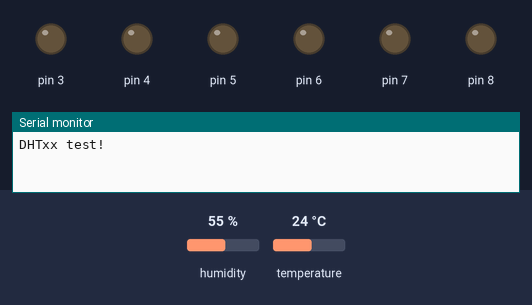
A sketch run on a simulated Arduino Uno, built with avr-gcc and run on an emulated ATmega328P. Shown: output pins drawn as LEDs (lit = HIGH), the last lines printed to the serial monitor. The test bench sets the inputs (shaded band); at power-on: temperature 24 °C, humidity 55 %.

Above: at 10.2 s.
10.3 s: temperature set to 38 °C
14.5 s: temperature set to 41 °C
At 18.1 s:
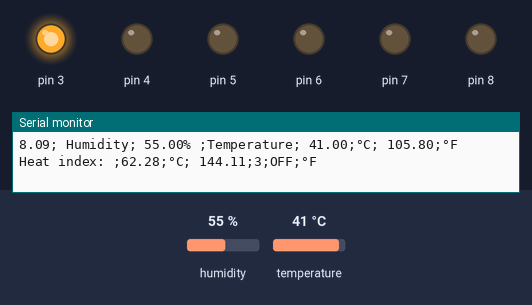
26.9 s: temperature set to 12 °C
At 30.2 s:
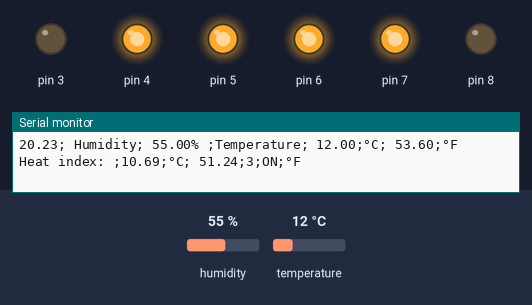
33.1 s: temperature set to 35 °C
37.2 s: temperature set to 38 °C
At 37.9 s:
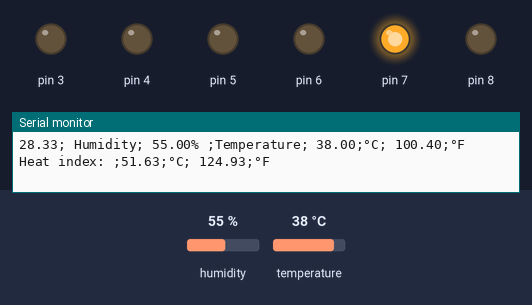
40.2 s: temperature set to 19 °C
At 42.9 s:
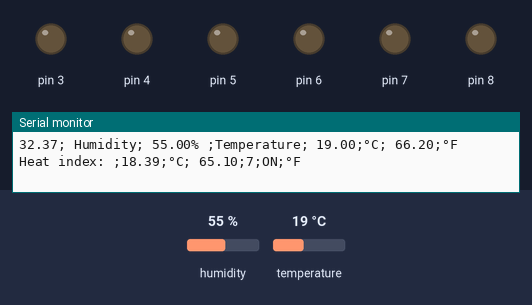
Timing chart, 0 to 44.4 s (numbered marks = the images above; inputs shaded):
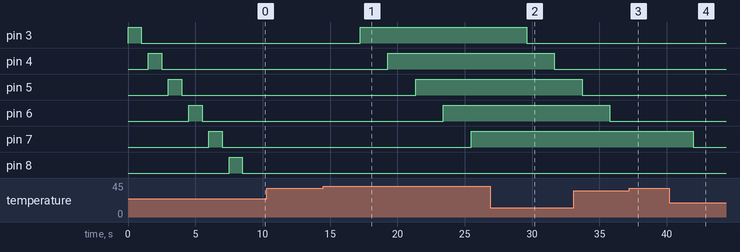

The sketch:

pengukuransuhu.ino
```cpp
#include "DHT.h"
#define DHTPIN 2
#define DHTTYPE DHT11

DHT dht(DHTPIN, DHTTYPE);
int k = 3;
double x = 0;
void setup() {
   Serial.begin(9600);
  // put your setup code here, to run once:
  for (k = 3; k<9;k++){
    pinMode(k,OUTPUT);
  }
  for (k = 3; k<9;k++){
    digitalWrite(k,1);
    delay(1000);
    digitalWrite(k,0);
    delay(500);
  }
  Serial.println(F("DHTxx test!"));
  dht.begin();


}

void loop() {
   double t0 = millis();
   delay(2000);
   float h = dht.readHumidity();
   float t = dht.readTemperature();
   float f = dht.readTemperature(true);
   if (isnan(h) || isnan(t) || isnan(f)) {
    Serial.println(F("Failed to read from DHT sensor!"));
    return;
  }
   double t1 = millis();
   x = x+(t1-t0)/1000;

  float hif = dht.computeHeatIndex(f, h);
  float hic = dht.computeHeatIndex(t, h, false);
  Serial.print(x);
  Serial.print(F("; Humidity; "));
  Serial.print(h);
  Serial.print(F("% ;Temperature; "));
  Serial.print(t);
  Serial.print(F(";°C; "));
  Serial.print(f);
  Serial.print(F(";°F  Heat index: ;"));
  Serial.print(hic);
  Serial.print(F(";°C; "));
  Serial.print(hif);

  if(t>39){
    digitalWrite(k,1);
    Serial.print(";" +String(k)+ ";OFF");
    k++;
    if (k>8) k = 3;
  }
  if (t<36.5){
    digitalWrite(k,0);
    Serial.print(";"+String(k)+ ";ON");
    k++;
    if (k>8) k = 3;
  }
   Serial.println(F(";°F"));
}
```

Measured:
- the behaviour switches between 39 and 40 °C on temperature (found by bisection; images 0 and 1)
- the behaviour switches between 36 and 37 °C on temperature (found by bisection; images 2 and 3)
- after the input at 14.5 s, pin 3: LOW → HIGH after 2.7 s; pin 4: LOW → HIGH after 4.8 s; pin 5: LOW → HIGH after 6.9 s; pin 6: LOW → HIGH after 8.9 s; pin 7: LOW → HIGH after 11.0 s
- after the input at 26.9 s, pin 3: HIGH → LOW after 2.7 s; pin 4: HIGH → LOW after 4.8 s; pin 8: stays LOW (without the input it goes to HIGH after 0.64 s)
- after the input at 37.2 s, pin 7: stays HIGH (without the input it goes to LOW after 0.65 s)
- after the input at 40.2 s, pin 7: HIGH → LOW after 1.8 s
